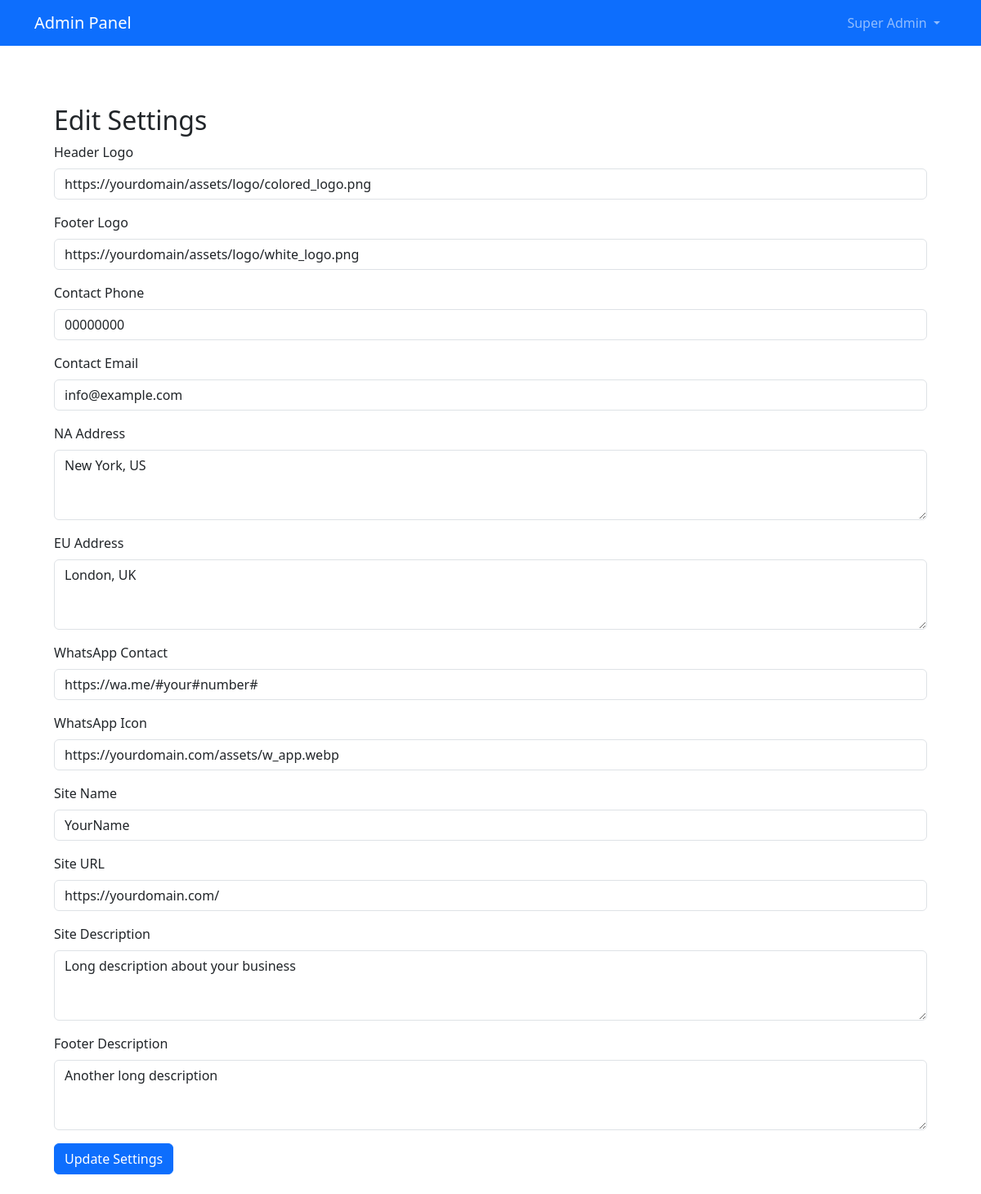
The page /admin/general_settings.php on the database its author committed.
### tables this page shows
CREATE TABLE `site_settings` (
  `id` int(11) NOT NULL,
  `setting_key` varchar(255) NOT NULL,
  `setting_value` text
);

### admin/functions.php (called while the page is built, shortened)
<?php
class Functions
{
    private $conn;
    public function __construct($conn)
    {
        $this->conn = $conn;
    }
    public function getSetting($key)
    {
        $sql = "SELECT setting_value FROM site_settings WHERE setting_key = ?";
        $stmt = $this->conn->prepare($sql);
        $stmt->bind_param('s', $key);
        $stmt->execute();
        $result = $stmt->get_result();
        if ($row = $result->fetch_assoc()) {
            return $row['setting_value'];
        }
        return null;
    }
}

### admin/general_settings.php (the view, shortened to what this page needs)
<?php
include 'db.php';
include 'functions.php';
$functions = new Functions($conn);
$header_logo = $functions->getSetting('header_logo');
$footer_logo = $functions->getSetting('footer_logo');
$contact_phone = $functions->getSetting('contact_phone');
$contact_email = $functions->getSetting('contact_email');
$na_address = $functions->getSetting('na_address');
$eu_address = $functions->getSetting('eu_address');
$whatsapp_contact = $functions->getSetting('whatsapp_contact');
$whatsapp_icon = $functions->getSetting('whatsapp_icon');
$site_name = $functions->getSetting('site_name');
$site_url = $functions->getSetting('site_url');
$site_description = $functions->getSetting('site_description');
$footer_description = $functions->getSetting('footer_description');
?>
<!DOCTYPE html>
<html lang="en">
<head>
    <link href="https://cdn.jsdelivr.net/npm/bootstrap@5.3.2/dist/css/bootstrap.min.css" rel="stylesheet">
    <link rel="stylesheet" href="<?= $functions->getSetting('site_url'); ?>assets/styles/admin.css">
</head>
<body>
    <?php include_once('components/header.php'); ?>
    <div class="container mt-5">
        <div class="glassmorphism p-4">
            <h2>Edit Settings</h2>
            <form method="post" action="" enctype="multipart/form-data">
                <div class="mb-3">
                    <label for="header_logo" class="form-label">Header Logo</label>
                    <input type="text" class="form-control" id="header_logo" name="header_logo" value="<?= $header_logo; ?>" required>
                </div>
                <div class="mb-3">
                    <label for="footer_logo" class="form-label">Footer Logo</label>
                    <input type="text" class="form-control" id="footer_logo" name="footer_logo" value="<?= $footer_logo; ?>" required>
                </div>
                <div class="mb-3">
                    <label for="contact_phone" class="form-label">Contact Phone</label>
                    <input type="tel" class="form-control" id="contact_phone" name="contact_phone" value="<?= $contact_phone; ?>" required>
                </div>
                <div class="mb-3">
                    <label for="contact_email" class="form-label">Contact Email</label>
                    <input type="email" class="form-control" id="contact_email" name="contact_email" value="<?= $contact_email; ?>" required>
                </div>
                <div class="mb-3">
                    <label for="na_address" class="form-label">NA Address</label>
                    <textarea class="form-control" id="na_address" name="na_address" rows="3" required><?= $na_address; ?></textarea>
                </div>
                <div class="mb-3">
                    <label for="eu_address" class="form-label">EU Address</label>
                    <textarea class="form-control" id="eu_address" name="eu_address" rows="3" required><?= $eu_address; ?></textarea>
                </div>
                <div class="mb-3">
                    <label for="whatsapp_contact" class="form-label">WhatsApp Contact</label>
                    <input type="tel" class="form-control" id="whatsapp_contact" name="whatsapp_contact" value="<?= $whatsapp_contact; ?>" required>
                </div>
                <div class="mb-3">
                    <label for="whatsapp_contact" class="form-label">WhatsApp Icon</label>
                    <input type="tel" class="form-control" id="whatsapp_icon" name="whatsapp_icon" value="<?= $whatsapp_icon; ?>" required>
                </div>
                <div class="mb-3">
                    <label for="site_name" class="form-label">Site Name</label>
                    <input type="text" class="form-control" id="site_name" name="site_name" value="<?= $site_name; ?>" required>
                </div>
                <div class="mb-3">
                    <label for="site_name" class="form-label">Site URL</label>
                    <input type="text" class="form-control" id="site_url" name="site_url" value="<?= $site_url; ?>" required>
                </div>
                <div class="mb-3">
                    <label for="site_description" class="form-label">Site Description</label>
                    <textarea class="form-control" id="site_description" name="site_description" rows="3" required><?= $site_description; ?></textarea>
                </div>
                <div class="mb-3">
                    <label for="footer_description" class="form-label">Footer Description</label>
                    <textarea class="form-control" id="footer_description" name="footer_description" rows="3" required><?= $footer_description; ?></textarea>
                </div>
                <button type="submit" name="submit_settings" class="btn btn-primary">Update Settings</button>
            </form>
        </div>
    </div>
</body>
</html>

### rows shown on the page
site_settings: header_logo "https://yourdomain/assets/logo/colored_logo.png"
site_settings: footer_logo "https://yourdomain/assets/logo/white_logo.png"
site_settings: contact_phone "00000000"
site_settings: contact_email "info@example.com"
site_settings: na_address "New York, US"
site_settings: eu_address "London, UK"
site_settings: whatsapp_contact "https://wa.me/#your#number#"
site_settings: whatsapp_icon "https://yourdomain.com/assets/w_app.webp"
site_settings: site_name "YourName"
site_settings: site_url "https://yourdomain.com/"
site_settings: site_description "Long description about your business"
site_settings: footer_description "Another long description"
